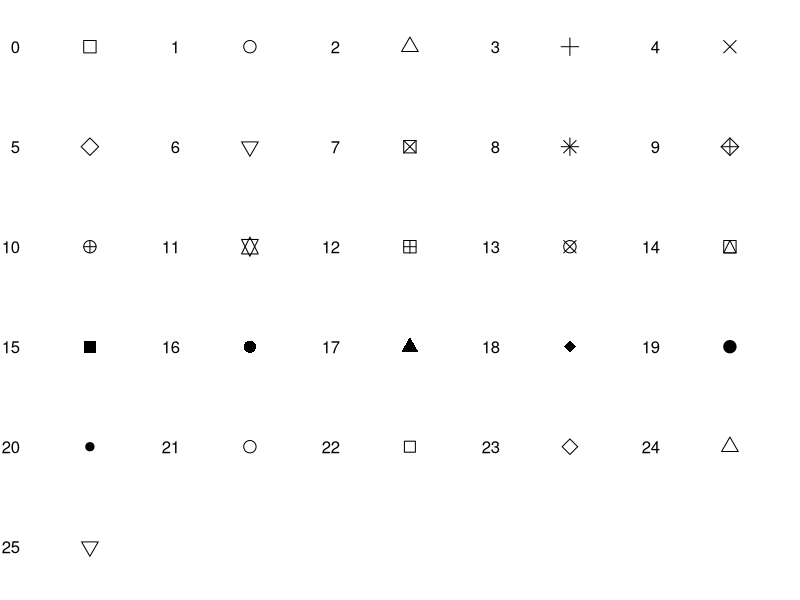

Source code (R):
par(mfrow=c(6,5), mar = c(1, 2, .5, .5))
pch <- 0:25

for(pch_symbol in pch){
  plot(1, 1, pch = pch_symbol, cex = 2.5, xaxt = "n", yaxt = "n",
       ann = FALSE, bty = "n")
  mtext(pch_symbol, side = 2, line = 0.5, las = 1)
}
